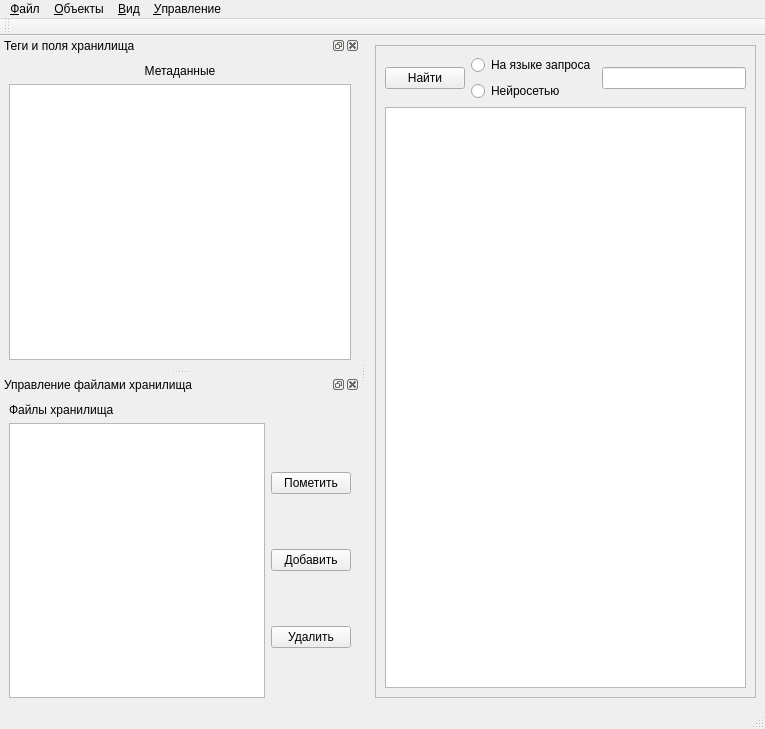
<?xml version="1.0" encoding="UTF-8"?>
<ui version="4.0">
 <class>MainWindow</class>
 <widget class="QMainWindow" name="MainWindow">
  <property name="geometry">
   <rect>
    <x>0</x>
    <y>0</y>
    <width>765</width>
    <height>729</height>
   </rect>
  </property>
  <property name="contextMenuPolicy">
   <enum>Qt::ActionsContextMenu</enum>
  </property>
  <property name="windowTitle">
   <string>SmartFiles</string>
  </property>
  <widget class="QWidget" name="centralwidget">
   <layout class="QVBoxLayout" name="verticalLayout">
    <item>
     <widget class="QFrame" name="frame">
      <property name="frameShape">
       <enum>QFrame::StyledPanel</enum>
      </property>
      <property name="frameShadow">
       <enum>QFrame::Raised</enum>
      </property>
      <layout class="QVBoxLayout" name="verticalLayout_4">
       <item>
        <layout class="QHBoxLayout" name="horizontalLayout">
         <item>
          <widget class="QPushButton" name="pushButton_search">
           <property name="text">
            <string>Найти</string>
           </property>
          </widget>
         </item>
         <item>
          <layout class="QVBoxLayout" name="verticalLayout_3">
           <item>
            <widget class="QRadioButton" name="radioButton_request_language">
             <property name="whatsThis">
              <string>Поиск на языке запроса. Теги и поля перечисляются через логические операторы: AND, OR, ()</string>
             </property>
             <property name="text">
              <string>На языке запроса</string>
             </property>
            </widget>
           </item>
           <item>
            <widget class="QRadioButton" name="radioButton_neural_net">
             <property name="whatsThis">
              <string>Поиск по нейросети. Запрос осуществляется перечислением через пробел тегов. Результат поиска отсортерован по релевантности.</string>
             </property>
             <property name="text">
              <string>Нейросетью</string>
             </property>
            </widget>
           </item>
          </layout>
         </item>
         <item>
          <widget class="QLineEdit" name="lineEdit_search"/>
         </item>
        </layout>
       </item>
       <item>
        <widget class="QTableView" name="tableView_entity"/>
       </item>
      </layout>
     </widget>
    </item>
   </layout>
  </widget>
  <widget class="QMenuBar" name="menubar">
   <property name="geometry">
    <rect>
     <x>0</x>
     <y>0</y>
     <width>765</width>
     <height>23</height>
    </rect>
   </property>
   <widget class="QMenu" name="menu_file">
    <property name="title">
     <string>&amp;Файл</string>
    </property>
    <widget class="QMenu" name="menu_repo">
     <property name="title">
      <string>&amp;Хранилище</string>
     </property>
     <addaction name="action_create_repo"/>
     <addaction name="action_open_repo"/>
     <addaction name="action_delete_repo"/>
     <addaction name="separator"/>
     <addaction name="action_delete_user_from_repo"/>
    </widget>
    <widget class="QMenu" name="menu_users">
     <property name="title">
      <string>&amp;Пользователь</string>
     </property>
     <addaction name="action_update_user"/>
     <addaction name="separator"/>
     <addaction name="action_switch_user"/>
    </widget>
    <addaction name="menu_repo"/>
    <addaction name="menu_users"/>
    <addaction name="separator"/>
    <addaction name="action_exit"/>
   </widget>
   <widget class="QMenu" name="menu_objects">
    <property name="title">
     <string>&amp;Объекты</string>
    </property>
    <widget class="QMenu" name="menu_add_entity">
     <property name="title">
      <string>&amp;Добавить</string>
     </property>
     <addaction name="action_add_file"/>
     <addaction name="action_add_URL"/>
    </widget>
    <widget class="QMenu" name="menu_mark">
     <property name="title">
      <string>&amp;Пометить</string>
     </property>
     <addaction name="action_mark_tag"/>
     <addaction name="action_mark_field"/>
    </widget>
    <addaction name="menu_add_entity"/>
    <addaction name="menu_mark"/>
    <addaction name="separator"/>
    <addaction name="action_change_entity"/>
    <addaction name="action_delete_entity"/>
    <addaction name="separator"/>
   </widget>
   <widget class="QMenu" name="menu_views">
    <property name="title">
     <string>&amp;Вид</string>
    </property>
    <addaction name="action_view_metadata"/>
    <addaction name="action_view_repo_files"/>
   </widget>
   <widget class="QMenu" name="menu_setting">
    <property name="title">
     <string>&amp;Управление</string>
    </property>
    <addaction name="action_setting_tags"/>
    <addaction name="action_setting_fields"/>
   </widget>
   <addaction name="menu_file"/>
   <addaction name="menu_objects"/>
   <addaction name="menu_views"/>
   <addaction name="menu_setting"/>
  </widget>
  <widget class="QStatusBar" name="statusbar"/>
  <widget class="QToolBar" name="toolBar">
   <property name="windowTitle">
    <string>toolBar</string>
   </property>
   <property name="iconSize">
    <size>
     <width>32</width>
     <height>32</height>
    </size>
   </property>
   <attribute name="toolBarArea">
    <enum>TopToolBarArea</enum>
   </attribute>
   <attribute name="toolBarBreak">
    <bool>false</bool>
   </attribute>
  </widget>
  <widget class="QDockWidget" name="dockWidget_tag">
   <property name="windowTitle">
    <string>Теги и поля хранилища</string>
   </property>
   <attribute name="dockWidgetArea">
    <number>1</number>
   </attribute>
   <widget class="QWidget" name="dockWidgetContents">
    <layout class="QVBoxLayout" name="verticalLayout_5">
     <item>
      <widget class="QLabel" name="label_metadata">
       <property name="text">
        <string>Метаданные</string>
       </property>
       <property name="alignment">
        <set>Qt::AlignHCenter|Qt::AlignTop</set>
       </property>
      </widget>
     </item>
     <item>
      <widget class="QListView" name="treeView_metadata"/>
     </item>
    </layout>
   </widget>
  </widget>
  <widget class="QDockWidget" name="dockWidget_repo_files">
   <property name="contextMenuPolicy">
    <enum>Qt::ActionsContextMenu</enum>
   </property>
   <property name="acceptDrops">
    <bool>false</bool>
   </property>
   <property name="windowTitle">
    <string>Управление файлами хранилища</string>
   </property>
   <attribute name="dockWidgetArea">
    <number>1</number>
   </attribute>
   <widget class="QWidget" name="dockWidgetContents_2">
    <layout class="QVBoxLayout" name="verticalLayout_6">
     <item>
      <widget class="QLabel" name="label">
       <property name="text">
        <string>Файлы хранилища</string>
       </property>
      </widget>
     </item>
     <item>
      <layout class="QHBoxLayout" name="horizontalLayout_3">
       <item>
        <widget class="QTreeView" name="treeView_file_info">
         <property name="whatsThis">
          <string>Список файлов не принадлежащих ни какому пользователю и не имеющие ни какие метаданные.</string>
         </property>
        </widget>
       </item>
       <item>
        <layout class="QVBoxLayout" name="verticalLayout_2">
         <item>
          <widget class="QPushButton" name="pushButton_indexing_files">
           <property name="whatsThis">
            <string>Пометить текущем пользователем файлы как свои</string>
           </property>
           <property name="text">
            <string>Пометить</string>
           </property>
          </widget>
         </item>
         <item>
          <widget class="QPushButton" name="pushButton_add_files">
           <property name="whatsThis">
            <string>Добавить файл в любую директорию хранилища.</string>
           </property>
           <property name="text">
            <string>Добавить</string>
           </property>
          </widget>
         </item>
         <item>
          <widget class="QPushButton" name="pushButton_delete_files">
           <property name="whatsThis">
            <string>Удалить файл их хранилища. (физическое удаление, а не удаление метаданных)</string>
           </property>
           <property name="text">
            <string>Удалить</string>
           </property>
          </widget>
         </item>
        </layout>
       </item>
      </layout>
     </item>
    </layout>
   </widget>
  </widget>
  <action name="action_exit">
   <property name="text">
    <string>Выход</string>
   </property>
  </action>
  <action name="action_create_repo">
   <property name="text">
    <string>Создать</string>
   </property>
  </action>
  <action name="action_open_repo">
   <property name="text">
    <string>Открыть</string>
   </property>
  </action>
  <action name="action_delete_repo">
   <property name="text">
    <string>Удалить</string>
   </property>
  </action>
  <action name="action_update_user">
   <property name="text">
    <string>Изменить</string>
   </property>
  </action>
  <action name="action_delete_user_from_repo">
   <property name="text">
    <string>Удалиться из хранилища</string>
   </property>
  </action>
  <action name="action_switch_user">
   <property name="text">
    <string>Сменить пользователя</string>
   </property>
  </action>
  <action name="action_add_file">
   <property name="text">
    <string>Файл</string>
   </property>
  </action>
  <action name="action_add_URL">
   <property name="text">
    <string>URL</string>
   </property>
  </action>
  <action name="action_mark_tag">
   <property name="text">
    <string>Тегом</string>
   </property>
  </action>
  <action name="action_mark_field">
   <property name="text">
    <string>Полем</string>
   </property>
  </action>
  <action name="action_change_entity">
   <property name="text">
    <string>Изменить</string>
   </property>
  </action>
  <action name="action_delete_entity">
   <property name="text">
    <string>Удалить</string>
   </property>
  </action>
  <action name="action_view_repo_files">
   <property name="checkable">
    <bool>true</bool>
   </property>
   <property name="checked">
    <bool>true</bool>
   </property>
   <property name="text">
    <string>Управление файлами</string>
   </property>
  </action>
  <action name="action_view_metadata">
   <property name="checkable">
    <bool>true</bool>
   </property>
   <property name="checked">
    <bool>true</bool>
   </property>
   <property name="text">
    <string>Метаданные</string>
   </property>
  </action>
  <action name="action_setting_tags">
   <property name="text">
    <string>Тегами</string>
   </property>
  </action>
  <action name="action_setting_fields">
   <property name="text">
    <string>Полями</string>
   </property>
  </action>
 </widget>
 <resources/>
 <connections/>
</ui>
